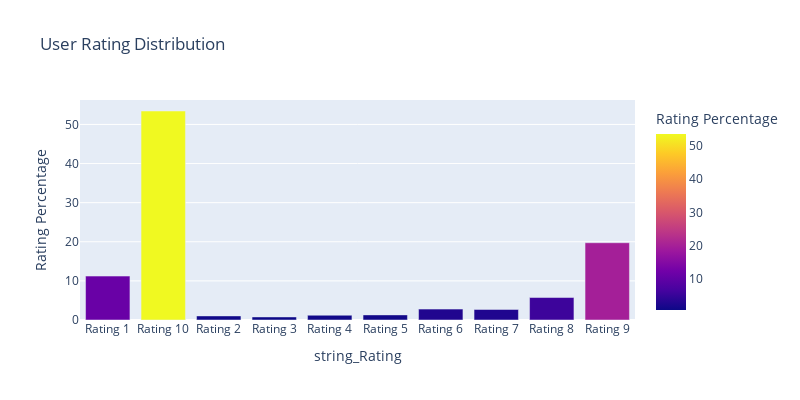

The notebook cell this image was saved under:
### Code cell
rating_dist = df.groupby(['string_Rating']).size().reset_index(name = 'Number Of Ratings')
rating_dist['Rating Percentage'] = (rating_dist['Number Of Ratings']/df.shape[0])*100

fig = px.bar(rating_dist, x ='string_Rating', y = 'Rating Percentage',
              title= 'User Rating Distribution',
             color = 'Rating Percentage',
             
             height=400, width=800) #color = 'Rating Percentage'
fig.show()

### Figure 1 — Plotly figure (JSON) as saved in the notebook; plotly's stock layout.template omitted (floating-point values rounded to 4 significant figures)
{"data": [{"alignmentgroup": "True", "hovertemplate": "string_Rating=%{x}<br>Rating Percentage=%{marker.color}<extra></extra>", "legendgroup": "", "marker": {"color": [11.23, 53.44, 1.044, 0.7833, 1.218, 1.305, 2.785, 2.698, 5.744, 19.76], "coloraxis": "coloraxis"}, "name": "", "offsetgroup": "", "orientation": "v", "showlegend": false, "textposition": "auto", "type": "bar", "x": ["Rating 1", "Rating 10", "Rating 2", "Rating 3", "Rating 4", "Rating 5", "Rating 6", "Rating 7", "Rating 8", "Rating 9"], "xaxis": "x", "y": [11.23, 53.44, 1.044, 0.7833, 1.218, 1.305, 2.785, 2.698, 5.744, 19.76], "yaxis": "y"}], "layout": {"barmode": "relative", "coloraxis": {"colorbar": {"title": {"text": "Rating Percentage"}}, "colorscale": [[0, "#0d0887"], [0.1111, "#46039f"], [0.2222, "#7201a8"], [0.3333, "#9c179e"], [0.4444, "#bd3786"], [0.5556, "#d8576b"], [0.6667, "#ed7953"], [0.7778, "#fb9f3a"], [0.8889, "#fdca26"], [1, "#f0f921"]]}, "height": 400, "legend": {"tracegroupgap": 0}, "title": {"text": "User Rating Distribution"}, "width": 800, "xaxis": {"anchor": "y", "domain": [0, 1], "title": {"text": "string_Rating"}}, "yaxis": {"anchor": "x", "domain": [0, 1], "title": {"text": "Rating Percentage"}}}}
